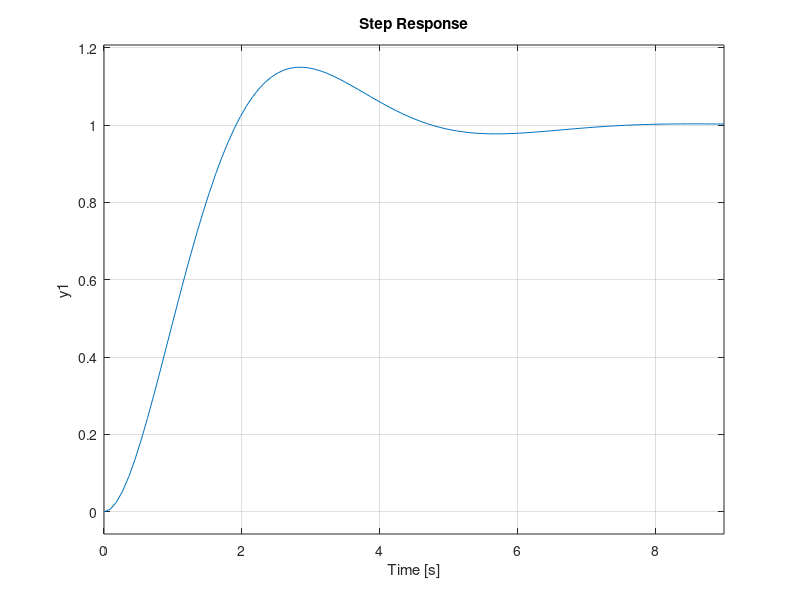

The MATLAB script that drew this image:
%% a)
sigma=15/100
zeta=abs(log(sigma)/sqrt(log(sigma)^2+pi^2))
ts=30
wn=4/(ts*zeta)
cv=wn/(2*zeta)
wb= wn * sqrt(1-(2*zeta^2) +sqrt(2-(4*zeta^2)+(4*zeta^4)))
H=tf(wn^2,[1 2*zeta*wn wn^2]);
step(H);

%% b)
sigma = 15/100
zeta=abs(log(sigma)/sqrt(log(sigma)^2+pi^2))
ts=6
wn=4/(ts*zeta)
cv=wn/(2*zeta)
wb= wn * sqrt(1-(2*zeta^2) +sqrt(2-(4*zeta^2)+(4*zeta^4)))
H=tf(wn^2,[1 2*zeta*wn wn^2]);
step(H);